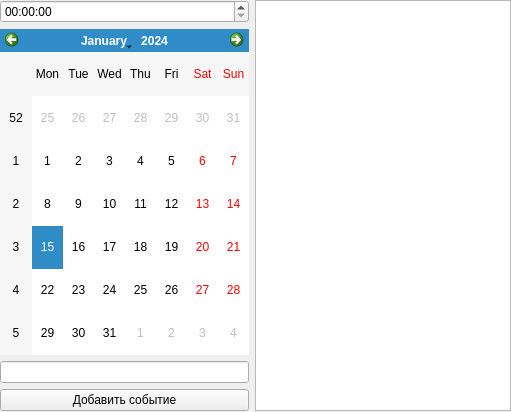
<?xml version="1.0" encoding="UTF-8"?>
<ui version="4.0">
 <class>Form</class>
 <widget class="QWidget" name="Form">
  <property name="geometry">
   <rect>
    <x>0</x>
    <y>0</y>
    <width>511</width>
    <height>412</height>
   </rect>
  </property>
  <property name="windowTitle">
   <string>Form</string>
  </property>
  <widget class="QWidget" name="horizontalLayoutWidget">
   <property name="geometry">
    <rect>
     <x>0</x>
     <y>0</y>
     <width>511</width>
     <height>411</height>
    </rect>
   </property>
   <layout class="QHBoxLayout" name="horizontalLayout">
    <item>
     <layout class="QVBoxLayout" name="verticalLayout">
      <item>
       <widget class="QTimeEdit" name="timeEdit"/>
      </item>
      <item>
       <widget class="QCalendarWidget" name="calendarWidget"/>
      </item>
      <item>
       <widget class="QLineEdit" name="lineEdit"/>
      </item>
      <item>
       <widget class="QPushButton" name="addEventBtn">
        <property name="text">
         <string>Добавить событие</string>
        </property>
       </widget>
      </item>
     </layout>
    </item>
    <item>
     <widget class="QListWidget" name="eventList"/>
    </item>
   </layout>
  </widget>
 </widget>
 <resources/>
 <connections/>
</ui>
